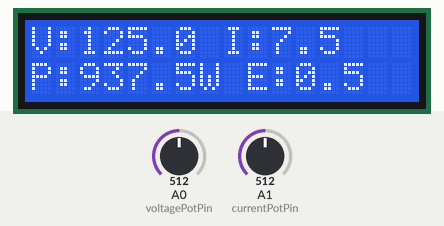
Bench run of a sketch on a simulated Arduino Uno, built with avr-gcc and run on an emulated ATmega328P. On the bench: 16×2 character LCD. The inputs (shaded band) are chosen by the test bench; at power-on: A0 (voltagePotPin) = 512, A1 (currentPotPin) = 512. What the sketch prints to the serial monitor is not drawn.

Above: at 3.2 s.
3.3 s: A0 (voltagePotPin) set to 716
At 4.4 s:
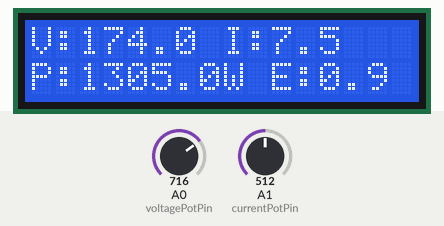
5.6 s: A1 (currentPotPin) set to 6
At 6.7 s:
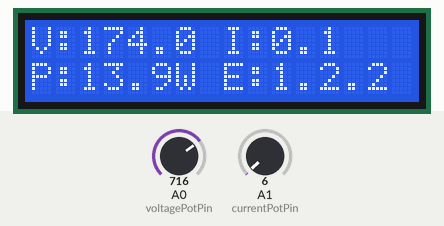
8.6 s: A1 (currentPotPin) set to 3
At 9.8 s:
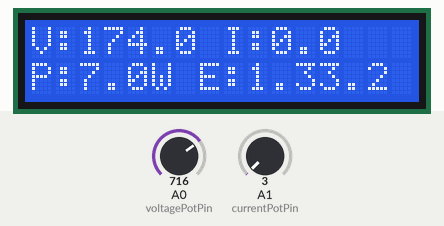
10.2 s: A1 (currentPotPin) set to 122
At 10.7 s:
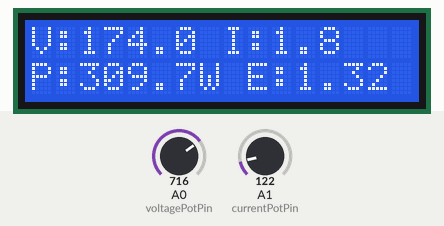
12.7 s: A0 (voltagePotPin) set to 900
At 14.1 s:
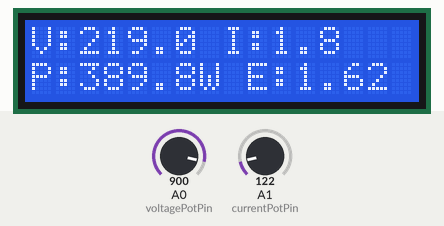
14.7 s: A0 (voltagePotPin) set to 1010
At 15.9 s:
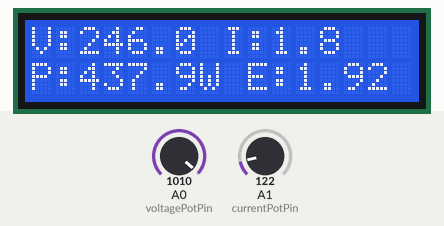
Timing chart, 0 to 17.7 s (numbered marks = the images above; inputs shaded):
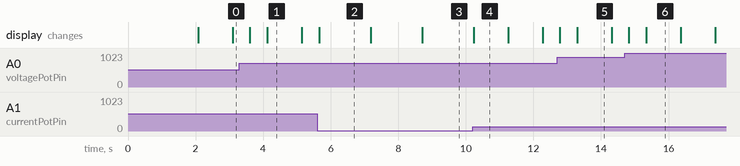

The sketch:

SmartEnergyMonitor_Tinkercad.ino
```cpp
/*
  Smart Energy Monitor (Tinkercad Simulation)
  Simulates Voltage & Current readings using potentiometers or random values.
  Calculates Power & Energy and displays on Serial Monitor + LCD.
*/

#include <LiquidCrystal.h>

// LCD Pins: RS, E, D4, D5, D6, D7
LiquidCrystal lcd(12, 11, 5, 4, 3, 2);

// Potentiometer pins for simulation
const int voltagePotPin = A0;
const int currentPotPin = A1;

// Variables
float voltage = 0.0;
float current = 0.0;
float power = 0.0;
float energy = 0.0; // in Wh
unsigned long lastUpdate = 0;

void setup() {
  Serial.begin(9600);
  lcd.begin(16, 2);
  lcd.print("Energy Monitor");
  delay(2000);
  lcd.clear();
}

void loop() {
  // Simulated voltage (0-250V)
  voltage = map(analogRead(voltagePotPin), 0, 1023, 0, 250);

  // Simulated current (0-15A)
  current = map(analogRead(currentPotPin), 0, 1023, 0, 1500) / 100.0;

  // Calculate power (W)
  power = voltage * current;

  // Energy calculation (Wh) every second
  unsigned long currentMillis = millis();
  if (currentMillis - lastUpdate >= 1000) {
    energy += power / 3600.0; // Wh increment per second
    lastUpdate = currentMillis;
  }

  // Display on Serial Monitor
  Serial.print("Voltage: "); Serial.print(voltage); Serial.print(" V, ");
  Serial.print("Current: "); Serial.print(current); Serial.print(" A, ");
  Serial.print("Power: "); Serial.print(power); Serial.print(" W, ");
  Serial.print("Energy: "); Serial.print(energy); Serial.println(" Wh");

  // Display on LCD
  lcd.setCursor(0, 0);
  lcd.print("V:"); lcd.print(voltage, 1); lcd.print(" I:"); lcd.print(current, 1);
  lcd.setCursor(0, 1);
  lcd.print("P:"); lcd.print(power, 1); lcd.print("W");
  lcd.print(" E:"); lcd.print(energy, 1);

  delay(500);
}
```

Measured:
- after the input at 8.6 s, the display: changes after 0.11 s (image 3)
- after the input at 10.2 s, the display: changes at once (image 4)
- what the display in image 1 shows lasts 1.0 s, from 4.1 s to 5.1 s
- what the display in image 2 shows lasts 1.5 s, from 5.7 s to 7.2 s
